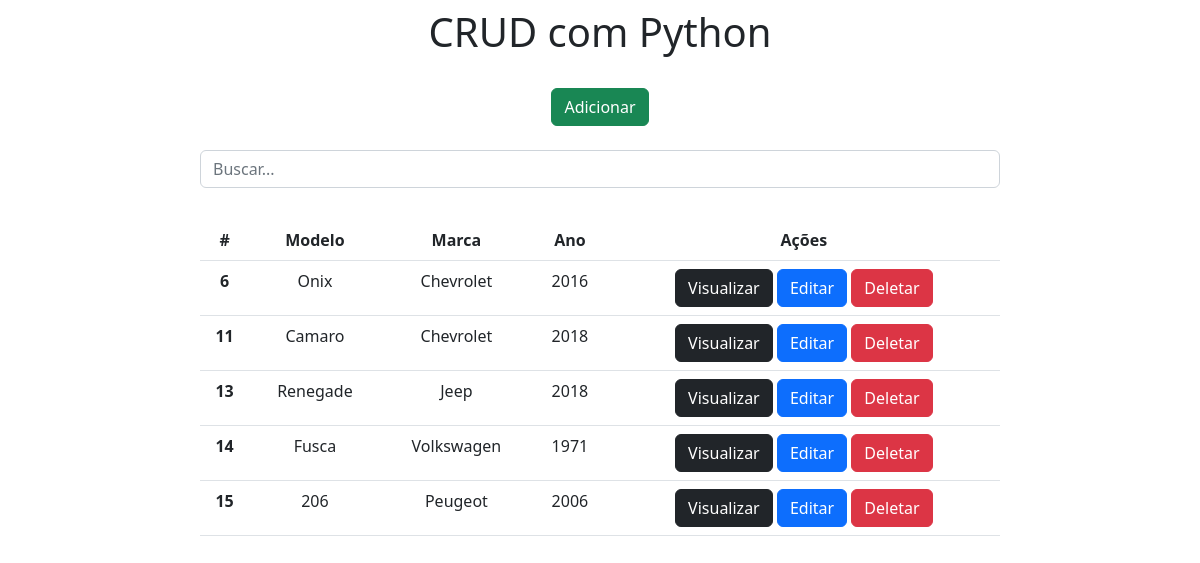
The page / on the database its author committed.
### app/models.py (models this page shows)
class Carros(models.Model):
    modelo = models.CharField(max_length=150)
    marca = models.CharField(max_length=100)
    ano = models.IntegerField()

### app/views.py (the view)
# urls.py: 2. Add a URL to urlpatterns:  path('', views.home, name='home')
def home(request):
    data = {}
    search = request.GET.get('search')
    if search:
        data['db'] = Carros.objects.filter(modelo__icontains=search)
    else:
        data['db'] = Carros.objects.all()
    return render(request, 'index.html', data)

### app/templates/index.html (shortened to what this page needs)
<!DOCTYPE html>
<html lang="pt-br">
<head>
    <link href="https://cdn.jsdelivr.net/npm/bootstrap@5.2.0/dist/css/bootstrap.min.css" rel="stylesheet"
>
</head>
<body>
    <div class="col-8 m-auto pt-2 pb-2 text-center">
        <h1>CRUD com Python</h1>
    </div>
    <div class="col-8 m-auto pt-3 pb-2 text-center">
        <a href="/form" class="btn btn-success">Adicionar</a>
    </div>
    <div class="col-8 m-auto pt-3 pb-2 text-center">
        <form method="get">
            <input type="text" id="search" name="search" class="form-control" placeholder="Buscar...">
        </form>
    </div>
    <div class="col-8 m-auto pt-4 pb-2 text-center">
        <table class="table">
            <thead class="thead-dark">
                <tr>
                    <th scope="col">#</th>
                    <th scope="col">Modelo</th>
                    <th scope="col">Marca</th>
                    <th scope="col">Ano</th>
                    <th scope="col">Ações</th>
                </tr>
            </thead>
            <tbody>
                {% for dbs in db %}
                    <tr>
                        <th >{{dbs.id}}</th>
                        <td>{{dbs.modelo}}</td>
                        <td>{{dbs.marca}}</td>
                        <td>{{dbs.ano}}</td>
                        <td>
                            <a href="/view/{{dbs.id}}/" class="btn btn-dark">Visualizar</a>
                            <a href="/edit/{{dbs.id}}/" class="btn btn-primary">Editar</a>
                            <a href="/delete/{{dbs.id}}/" class="btn btn-danger btnDel">Deletar</a>
                        </td>
                    </tr>
                {% endfor%}
            </tbody>
        </table>
    </div>
    {% load static %}
</body>
</html>

### rows shown on the page
Carros: id "6", modelo "Onix", marca "Chevrolet", ano "2016"
Carros: id "11", modelo "Camaro", marca "Chevrolet", ano "2018"
Carros: id "13", modelo "Renegade", marca "Jeep", ano "2018"
Carros: id "14", modelo "Fusca", marca "Volkswagen", ano "1971"
Carros: id "15", modelo "206", marca "Peugeot", ano "2006"
